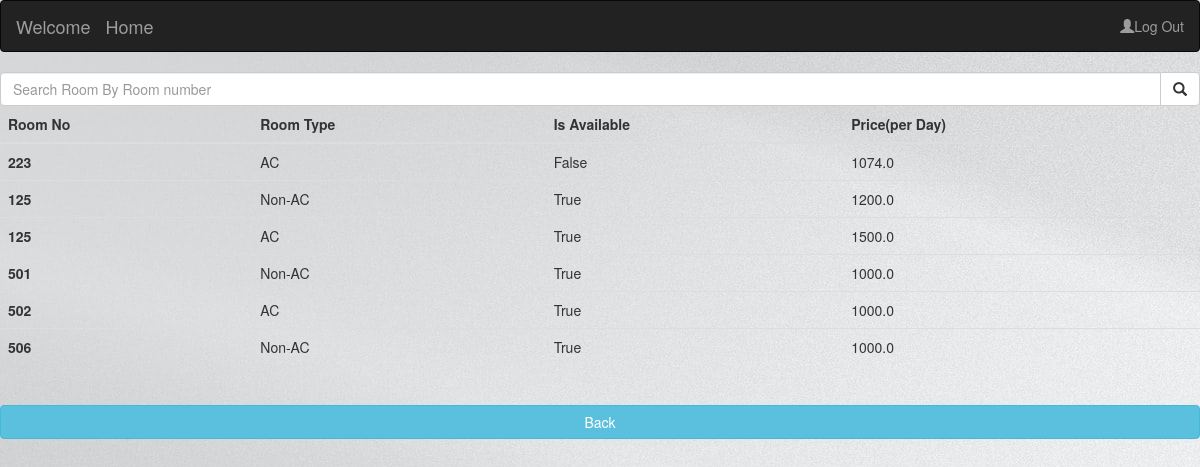
The app's page /display_rooms with its own data.
### booking/models.py (models this page shows, shortened)
class Rooms(models.Model):
    TYPE=(("AC","AC"),("Non-AC","Non-AC"))
    room_no=models.CharField(max_length=50)
    room_type=models.CharField(max_length=50,choices=TYPE,default="Non-AC")
    is_available=models.BooleanField(default=True)
    price=models.FloatField(default=1000.00)

### display/views.py (the view)
# urls.py: path('display_rooms',v2.Display_Rooms,name='display_rooms'),
def Display_Rooms(request):
    if request.method == 'POST':
        n=request.POST["search"]
        data=Rooms.objects.filter(room_no=n)
        cus = {"cus": data}
        return render(request,'display/display_rooms.html',cus)
    data = Rooms.objects.all()
    cus = {"cus": data}
    return render(request,'display/display_rooms.html',cus)

### display/templates/display/display_rooms.html (shortened to what this page needs)
{% extends "booking/base.html" %}
{% block content %}
<form method="POST">
  <div class="input-group">
    <input type="text" class="form-control" placeholder="Search Room By Room number" name="search">
    <div class="input-group-btn">
      <button class="btn btn-default" type="submit"><i class="glyphicon glyphicon-search"></i></button>
    </div>
  </div>
</form>
<table class="table">
    <thead>
      <tr>
        <th scope="col">Room No</th>
        <th scope="col">Room Type</th>
        <th scope="col">Is Available</th>
        <th scope="col">Price(per Day)</th>
    </thead>
    <tbody>
        {% for c in cus %}
      <tr class="table-active">
        <th scope="row">{{c.room_no}}</th>
        <td>{{c.room_type}}</td>
        <td>{{c.is_available}}</td>
        <td>{{c.price}}</td>
      </tr>
      {% endfor %}
    </tbody>
  </table>
  <br>
  <a href="home" class="btn btn-info btn-block my-4" role="button" >Back</a>
  {% endblock %}

### booking/templates/booking/base.html (shortened to what this page needs)
<!DOCTYPE html>
<html lang="en">
<head>
   <link rel="stylesheet" href="https://maxcdn.bootstrapcdn.com/bootstrap/3.4.1/css/bootstrap.min.css">
</head>
<body style="background-image: url('/static/booking/images/bg2.jpg');">
<nav class="navbar navbar-inverse">
  <div class="container-fluid">
    <div class="navbar-header">
      <a class="navbar-brand" href="#">Welcome {{user.username}}</a>
    </div>
    <div class="navbar-header">
      <a class="navbar-brand" href="home">Home</a>
    </div>
  <ul class="nav navbar-nav navbar-right">
    <li><a href="logout"><span class="glyphicon glyphicon-user"></span>Log Out</a></li>
  </ul>
  </div>
</nav>
<div>
    {% block content %}{% endblock %}
</div>
</body>
</html>

### records on screen
Rooms: room_no "223", room_type "AC", is_available "False", price "1074.0"
Rooms: room_no "125", room_type "Non-AC", is_available "True", price "1200.0"
Rooms: room_no "125", room_type "AC", is_available "True", price "1500.0"
Rooms: room_no "501", room_type "Non-AC", is_available "True", price "1000.0"
Rooms: room_no "502", room_type "AC", is_available "True", price "1000.0"
Rooms: room_no "506", room_type "Non-AC", is_available "True", price "1000.0"
